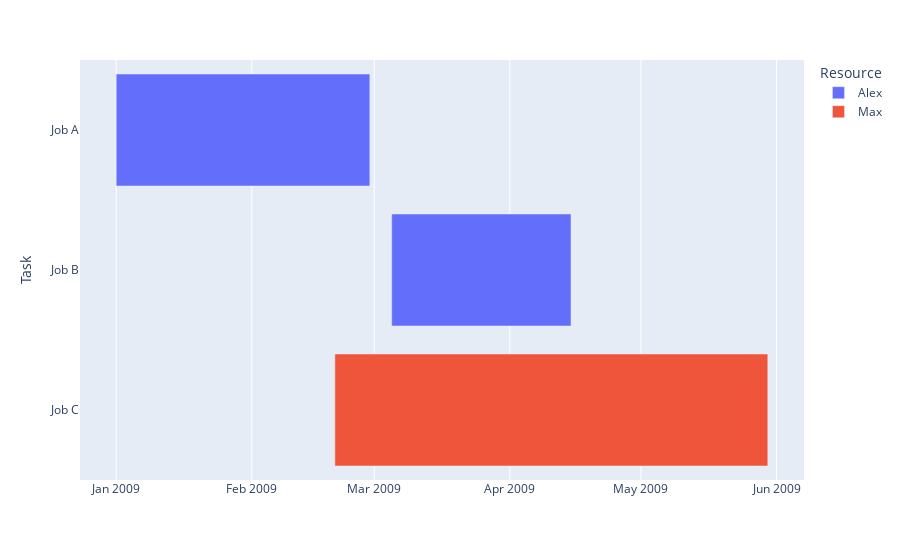

Notebook source saved alongside this figure:
### Code cell
## type your code ##
fig=px.timeline(df, x_start='Start', x_end='Finish', y='Task', color='Resource')
# 위에서부터 시작하게 Y축 역방향으로 설정
fig.update_yaxes(autorange="reversed")
fig.show()

### Figure 1 — Plotly figure (JSON) as saved in the notebook; plotly's stock layout.template omitted (floating-point values rounded to 4 significant figures)
{"data": [{"alignmentgroup": "True", "base": ["2009-01-01", "2009-03-05"], "hovertemplate": "Resource=Alex<br>Start=%{base}<br>Finish=%{x}<br>Task=%{y}<extra></extra>", "legendgroup": "Alex", "marker": {"color": "#636efa", "pattern": {"shape": ""}}, "name": "Alex", "offsetgroup": "Alex", "orientation": "h", "showlegend": true, "textposition": "auto", "type": "bar", "x": [5011200000, 3542400000], "xaxis": "x", "y": ["Job A", "Job B"], "yaxis": "y"}, {"alignmentgroup": "True", "base": ["2009-02-20"], "hovertemplate": "Resource=Max<br>Start=%{base}<br>Finish=%{x}<br>Task=%{y}<extra></extra>", "legendgroup": "Max", "marker": {"color": "#EF553B", "pattern": {"shape": ""}}, "name": "Max", "offsetgroup": "Max", "orientation": "h", "showlegend": true, "textposition": "auto", "type": "bar", "x": [8553600000], "xaxis": "x", "y": ["Job C"], "yaxis": "y"}], "layout": {"barmode": "overlay", "legend": {"title": {"text": "Resource"}, "tracegroupgap": 0}, "margin": {"t": 60}, "xaxis": {"anchor": "y", "domain": [0, 1], "type": "date"}, "yaxis": {"anchor": "x", "autorange": "reversed", "domain": [0, 1], "title": {"text": "Task"}}}}
